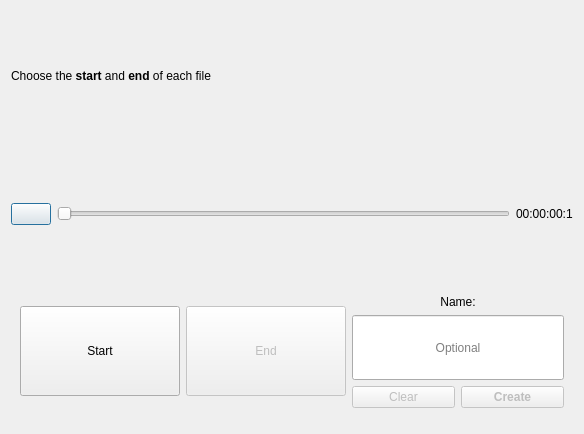
<?xml version="1.0" encoding="UTF-8"?>
<ui version="4.0">
 <class>Dialog</class>
 <widget class="QDialog" name="Dialog">
  <property name="geometry">
   <rect>
    <x>0</x>
    <y>0</y>
    <width>584</width>
    <height>434</height>
   </rect>
  </property>
  <property name="windowTitle">
   <string>Split File</string>
  </property>
  <property name="windowIcon">
   <iconset resource="../../../images/smartedit.qrc">
    <normaloff>:/smartedit.svg</normaloff>:/smartedit.svg</iconset>
  </property>
  <property name="autoFillBackground">
   <bool>false</bool>
  </property>
  <layout class="QGridLayout" name="gridLayout">
   <item row="4" column="0">
    <widget class="QDialogButtonBox" name="buttonBox">
     <property name="enabled">
      <bool>true</bool>
     </property>
     <property name="orientation">
      <enum>Qt::Horizontal</enum>
     </property>
     <property name="standardButtons">
      <set>QDialogButtonBox::NoButton</set>
     </property>
    </widget>
   </item>
   <item row="3" column="0">
    <layout class="QHBoxLayout" name="horizontalLayout">
     <item>
      <layout class="QVBoxLayout" name="verticalLayout">
       <item>
        <widget class="QLabel" name="lblInstructions">
         <property name="text">
          <string>Choose the &lt;b&gt;start&lt;/b&gt; and &lt;b&gt;end&lt;/b&gt; of each file</string>
         </property>
        </widget>
       </item>
       <item>
        <layout class="QHBoxLayout" name="horizontalLayout_3">
         <item>
          <widget class="QPushButton" name="btnPlay">
           <property name="text">
            <string/>
           </property>
           <property name="icon">
            <iconset theme="media-playback-start"/>
           </property>
           <property name="checkable">
            <bool>true</bool>
           </property>
          </widget>
         </item>
         <item>
          <widget class="QSlider" name="sliderVideo">
           <property name="tracking">
            <bool>true</bool>
           </property>
           <property name="orientation">
            <enum>Qt::Horizontal</enum>
           </property>
          </widget>
         </item>
         <item>
          <widget class="QLabel" name="lblVideoTime">
           <property name="text">
            <string>00:00:00:1</string>
           </property>
          </widget>
         </item>
        </layout>
       </item>
       <item>
        <widget class="QWidget" name="widgetControls" native="true">
         <layout class="QHBoxLayout" name="horizontalLayout_2">
          <item>
           <widget class="QPushButton" name="btnStart">
            <property name="minimumSize">
             <size>
              <width>160</width>
              <height>90</height>
             </size>
            </property>
            <property name="toolTip">
             <string>Set the start</string>
            </property>
            <property name="text">
             <string>Start</string>
            </property>
           </widget>
          </item>
          <item>
           <widget class="QPushButton" name="btnEnd">
            <property name="enabled">
             <bool>false</bool>
            </property>
            <property name="minimumSize">
             <size>
              <width>160</width>
              <height>90</height>
             </size>
            </property>
            <property name="toolTip">
             <string>Set the end</string>
            </property>
            <property name="text">
             <string>End</string>
            </property>
           </widget>
          </item>
          <item>
           <layout class="QVBoxLayout" name="verticalLayout_2">
            <item>
             <widget class="QLabel" name="label">
              <property name="sizePolicy">
               <sizepolicy hsizetype="Preferred" vsizetype="Fixed">
                <horstretch>0</horstretch>
                <verstretch>0</verstretch>
               </sizepolicy>
              </property>
              <property name="text">
               <string>Name:</string>
              </property>
              <property name="alignment">
               <set>Qt::AlignCenter</set>
              </property>
             </widget>
            </item>
            <item>
             <widget class="QLineEdit" name="txtName">
              <property name="sizePolicy">
               <sizepolicy hsizetype="Expanding" vsizetype="Preferred">
                <horstretch>0</horstretch>
                <verstretch>0</verstretch>
               </sizepolicy>
              </property>
              <property name="alignment">
               <set>Qt::AlignCenter</set>
              </property>
              <property name="placeholderText">
               <string>Optional</string>
              </property>
             </widget>
            </item>
            <item>
             <layout class="QHBoxLayout" name="horizontalLayout_5">
              <item>
               <widget class="QPushButton" name="btnClear">
                <property name="enabled">
                 <bool>false</bool>
                </property>
                <property name="text">
                 <string>Clear</string>
                </property>
               </widget>
              </item>
              <item>
               <widget class="QPushButton" name="btnAddClip">
                <property name="enabled">
                 <bool>false</bool>
                </property>
                <property name="styleSheet">
                 <string notr="true">font-weight: bold</string>
                </property>
                <property name="text">
                 <string>Create</string>
                </property>
               </widget>
              </item>
             </layout>
            </item>
           </layout>
          </item>
         </layout>
        </widget>
       </item>
      </layout>
     </item>
    </layout>
   </item>
  </layout>
  <action name="actionPlay">
   <property name="icon">
    <iconset theme="media-playback-start"/>
   </property>
   <property name="text">
    <string>Play</string>
   </property>
   <property name="toolTip">
    <string>Play</string>
   </property>
  </action>
 </widget>
 <resources/>
 <connections>
  <connection>
   <sender>buttonBox</sender>
   <signal>rejected()</signal>
   <receiver>Dialog</receiver>
   <slot>reject()</slot>
   <hints>
    <hint type="sourcelabel">
     <x>184</x>
     <y>234</y>
    </hint>
    <hint type="destinationlabel">
     <x>286</x>
     <y>274</y>
    </hint>
   </hints>
  </connection>
  <connection>
   <sender>buttonBox</sender>
   <signal>accepted()</signal>
   <receiver>Dialog</receiver>
   <slot>accept()</slot>
   <hints>
    <hint type="sourcelabel">
     <x>184</x>
     <y>228</y>
    </hint>
    <hint type="destinationlabel">
     <x>157</x>
     <y>274</y>
    </hint>
   </hints>
  </connection>
 </connections>
</ui>
